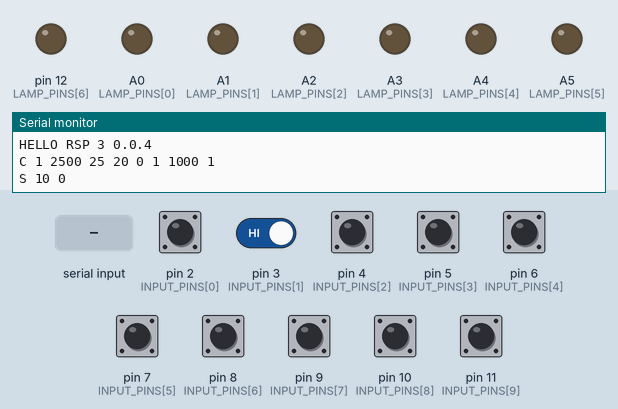
The sketch below on a simulated Arduino Leonardo, built with avr-gcc and run on an emulated ATmega32U4. Shown: output pins drawn as LEDs (lit = HIGH), the last lines printed to the serial monitor. The test bench sets the inputs (shaded band); at power-on: pin 2 (INPUT_PINS[0]), pin 3 (INPUT_PINS[1]), pin 4 (INPUT_PINS[2]), pin 5 (INPUT_PINS[3]), pin 6 (INPUT_PINS[4]), pin 7 (INPUT_PINS[5]), pin 8 (INPUT_PINS[6]), pin 9 (INPUT_PINS[7]), pin 10 (INPUT_PINS[8]), pin 11 (INPUT_PINS[9]) HIGH. EEPROM starts erased.

Above: at 2.2 s.
2.3 s: pin 2 (INPUT_PINS[0]) pulled LOW for 0.15 s
At 2.41 s:
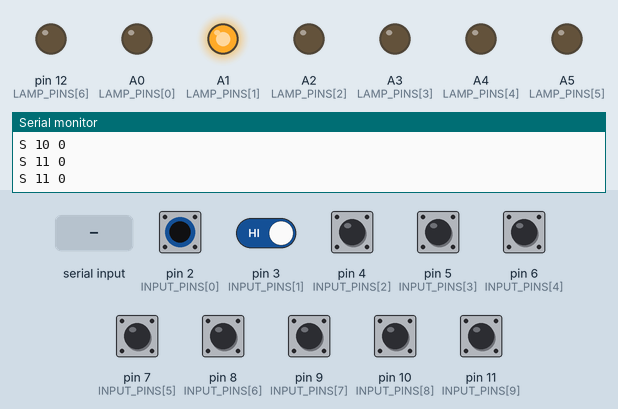
3.9 s: pin 2 (INPUT_PINS[0]) driven LOW and pin 3 (INPUT_PINS[1]) driven LOW
At 5.7 s:
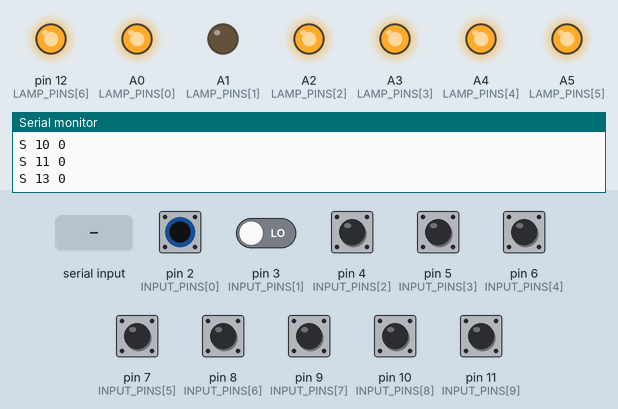
6.9 s: pin 5 (INPUT_PINS[3]) pulled LOW for 0.15 s
At 8.8 s:
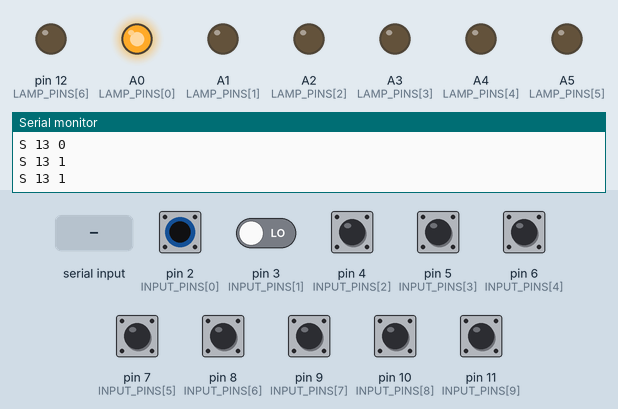
10.0 s: "L 45\n" received over Serial
At 10.9 s:
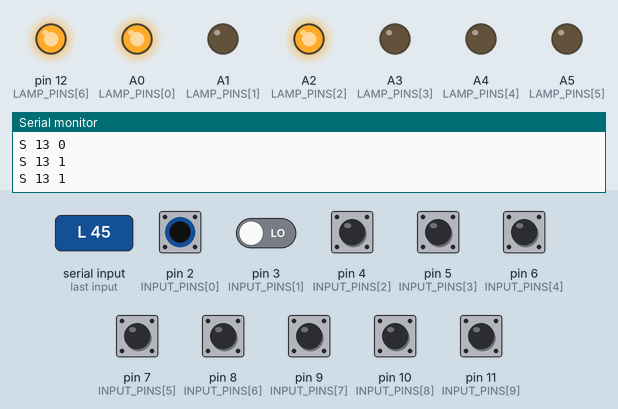
11.5 s: "L90\n" received over Serial
At 11.9 s:
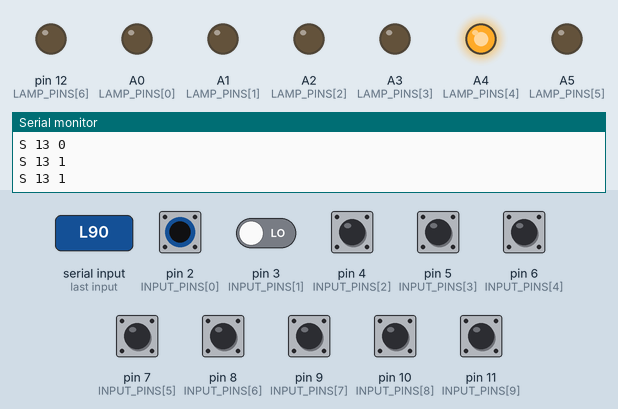
Timing chart, 0 to 18.0 s (numbered marks = the images above; inputs shaded):
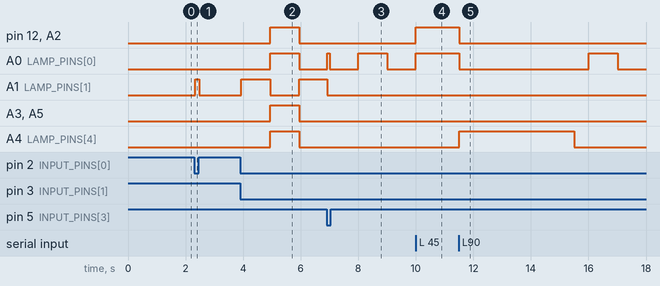

The sketch:

RideSimsPanel.ino
```cpp
/*
  RideSims Panel firmware
  Target: Arduino Leonardo (ATmega32U4)

  Design goal: this sketch is generic and should never need to change after
  the wiring is done. All behavior (keybinds, lamp logic, hold-to-reset,
  tones) lives in the companion app. The firmware only:
    - debounces the 10 inputs and reports them over USB serial
    - drives the 7 button lamps on command
    - plays DFPlayer Mini tracks on command
    - runs the power-on sequence (panel-on tone + lamp test, acknowledged
      with the Restart button)
    - keeps a few panel-level settings in EEPROM, set from the companion:
      startup track, lamp test behavior, debounce, boot volume, flash speed,
      and the standalone lamp pattern used when no companion is connected

  Serial protocol (115200 8N1, newline terminated ASCII), see docs/PROTOCOL.md

  Firmware -> PC
    HELLO RSP <protocol> <fw_version>
    S <input_mask_hex> <ready>     inputs changed (bit set = ACTIVE), ready=1 once startup is done
    T <count>                      number of audio files found on the SD card
    C <track> <test_ms> <debounce_ms> <volume> <idle_on_hex> <idle_flash_hex> <flash_ms> <ack>
                                   panel settings (sent with HELLO and after a set)
    E <text>                       error / debug text

  PC -> Firmware
    ?            request HELLO + settings + state + track count
    H            heartbeat (send about every 1 s)
    L <hex>      lamp mask (bit set = lamp on)
    P <n>        play track n    (/MP3/000n.mp3)
    X            stop audio
    V <0-30>     volume
    LT           run the lamp test again (only while powered)
    C <8 values> store panel settings (same order as above), saved to EEPROM

  Wiring (see docs/WIRING.md)
*/

#define FW_VERSION "0.0.4"
#define PROTOCOL_VERSION 3

#include <EEPROM.h>

// ---------------------------------------------------------------- inputs ----
// Order here defines the bit order in the S message. Do not reorder.
//   bit 0 power key        D2
//   bit 1 function         D3
//   bit 2 restraints unlock D4
//   bit 3 restart          D5
//   bit 4 e-stop (NC)      D6   (ACTIVE = e-stop pressed OR wire broken)
//   bit 5 dispatch left    D7
//   bit 6 gates selector   D8
//   bit 7 restraints lock  D9
//   bit 8 station selector D10
//   bit 9 dispatch right   D11
const uint8_t NUM_INPUTS = 10;
const uint8_t INPUT_PINS[NUM_INPUTS] = {2, 3, 4, 5, 6, 7, 8, 9, 10, 11};
// Contacts are wired between the pin and GND, using INPUT_PULLUP.
// Normally open contact: closed (LOW) = active.
// Normally closed contact (e-stop): open (HIGH) = active, so a cut wire reads as e-stop.
const bool INPUT_ACTIVE_HIGH[NUM_INPUTS] = {false, false, false, false, true, false, false, false, false, false};
const uint8_t IDX_POWER = 0;
const uint8_t IDX_RESTART = 3;

// ----------------------------------------------------------------- lamps ----
//   bit 0 e-stop            A0
//   bit 1 restart (blue)    A1
//   bit 2 restraints unlock A2
//   bit 3 function (white)  A3
//   bit 4 dispatch left     A4
//   bit 5 dispatch right    A5
//   bit 6 restraints lock   D12
const uint8_t NUM_LAMPS = 7;
const uint8_t LAMP_PINS[NUM_LAMPS] = {A0, A1, A2, A3, A4, A5, 12};
const uint8_t LAMP_RESTART_BIT = 1;
const uint8_t LAMP_ALL = 0x7F;

// -------------------------------------------------------------- settings ----
// Stored in EEPROM, changed from the companion app (C command).
struct Config {
  uint8_t magic;
  uint8_t startupTrack;    // /MP3/NNNN.mp3 played at power-on
  uint16_t lampTestMs;     // lamp test length when ackRequired is 0
  uint8_t debounceMs;
  uint8_t volume;          // DFPlayer volume used at boot (0-30)
  uint8_t idleOn;          // lamps steady on when no companion is connected
  uint8_t idleFlash;       // lamps flashing when no companion is connected
  uint16_t flashMs;        // time per flash phase (on, then off)
  uint8_t ackRequired;     // 1 = lamp test runs until Restart is pressed
};
const uint8_t CONFIG_MAGIC = 0xA7;
Config cfg;

const uint16_t HEARTBEAT_TIMEOUT_MS = 4000;

// ----------------------------------------------------------------- state ----
uint16_t stableMask = 0;     // debounced, physical state
uint16_t maskedBits = 0;     // bits reported as inactive until released (the Restart press that acknowledged the lamp test)
uint32_t rawChangedAt[NUM_INPUTS];
bool rawBit[NUM_INPUTS];

bool powered = false;
bool ready = false;          // startup sequence finished
bool lampTest = false;
uint32_t lampTestStart = 0;

uint8_t companionLamps = 0;
uint32_t lastHeartbeat = 0;
bool heardCompanion = false;

bool usbWasOpen = false;
uint8_t lastPhase = 0;
uint16_t trackCount = 0;

// DFPlayer response parser
uint8_t dfBuf[10];
uint8_t dfPos = 0;

// serial line buffer
char lineBuf[48];
uint8_t linePos = 0;

// -------------------------------------------------------------- config ------
void sanitizeConfig() {
  if (cfg.startupTrack < 1) cfg.startupTrack = 1;
  if (cfg.lampTestMs > 10000) cfg.lampTestMs = 10000;
  if (cfg.debounceMs < 5) cfg.debounceMs = 5;
  if (cfg.debounceMs > 100) cfg.debounceMs = 100;
  if (cfg.volume > 30) cfg.volume = 30;
  cfg.idleOn &= LAMP_ALL;
  cfg.idleFlash &= LAMP_ALL;
  if (cfg.flashMs < 100) cfg.flashMs = 100;
  if (cfg.flashMs > 5000) cfg.flashMs = 5000;
  cfg.ackRequired = cfg.ackRequired ? 1 : 0;
}

void loadConfig() {
  EEPROM.get(0, cfg);
  if (cfg.magic != CONFIG_MAGIC) {
    cfg.magic = CONFIG_MAGIC;
    cfg.startupTrack = 1;
    cfg.lampTestMs = 2500;
    cfg.debounceMs = 25;
    cfg.volume = 20;
    cfg.idleOn = 0;
    cfg.idleFlash = 0x01;      // e-stop lamp flashes
    cfg.flashMs = 1000;
    cfg.ackRequired = 1;
    EEPROM.put(0, cfg);
  }
  sanitizeConfig();
}

void sendConfig() {
  Serial.print(F("C "));
  Serial.print(cfg.startupTrack);
  Serial.print(' ');
  Serial.print(cfg.lampTestMs);
  Serial.print(' ');
  Serial.print(cfg.debounceMs);
  Serial.print(' ');
  Serial.print(cfg.volume);
  Serial.print(' ');
  Serial.print(cfg.idleOn, HEX);
  Serial.print(' ');
  Serial.print(cfg.idleFlash, HEX);
  Serial.print(' ');
  Serial.print(cfg.flashMs);
  Serial.print(' ');
  Serial.println(cfg.ackRequired);
}

bool nextNumber(char *&p, uint8_t base, uint32_t &out) {
  while (*p == ' ') p++;
  if (*p == 0) return false;
  char *end;
  out = strtoul(p, &end, base);
  if (end == p) return false;
  p = end;
  return true;
}

void setConfig(char *p) {
  uint32_t v[8];
  const uint8_t bases[8] = {10, 10, 10, 10, 16, 16, 10, 10};
  for (uint8_t i = 0; i < 8; i++) {
    if (!nextNumber(p, bases[i], v[i])) return;   // malformed, ignore the whole line
  }
  cfg.startupTrack = v[0] > 255 ? 255 : v[0];
  cfg.lampTestMs = v[1] > 60000 ? 60000 : v[1];
  cfg.debounceMs = v[2] > 255 ? 255 : v[2];
  cfg.volume = v[3] > 255 ? 255 : v[3];
  cfg.idleOn = v[4] & 0xFF;
  cfg.idleFlash = v[5] & 0xFF;
  cfg.flashMs = v[6] > 60000 ? 60000 : v[6];
  cfg.ackRequired = v[7] ? 1 : 0;
  sanitizeConfig();
  EEPROM.put(0, cfg);
  sendConfig();
}

// ------------------------------------------------------------- DFPlayer -----
void dfSend(uint8_t cmd, uint16_t param) {
  uint8_t p1 = param >> 8;
  uint8_t p2 = param & 0xFF;
  uint16_t sum = 0xFF + 0x06 + cmd + 0x00 + p1 + p2;
  uint16_t chk = 0 - sum;
  uint8_t frame[10] = {0x7E, 0xFF, 0x06, cmd, 0x00, p1, p2, (uint8_t)(chk >> 8), (uint8_t)(chk & 0xFF), 0xEF};
  Serial1.write(frame, 10);
}

void dfPlay(uint16_t track) { dfSend(0x12, track); }   // play /MP3/NNNN.mp3
void dfStop() { dfSend(0x16, 0); }
void dfVolume(uint8_t v) { if (v > 30) v = 30; dfSend(0x06, v); }

void dfHandle() {
  while (Serial1.available()) {
    uint8_t b = Serial1.read();
    if (dfPos == 0 && b != 0x7E) continue;
    dfBuf[dfPos++] = b;
    if (dfPos == 10) {
      dfPos = 0;
      if (dfBuf[9] != 0xEF) continue;
      uint8_t cmd = dfBuf[3];
      uint16_t param = ((uint16_t)dfBuf[5] << 8) | dfBuf[6];
      if (cmd == 0x48) {            // total files on TF card
        trackCount = param;
        if (Serial) { Serial.print(F("T ")); Serial.println(trackCount); }
      } else if (cmd == 0x40) {     // error
        if (Serial) { Serial.print(F("E dfplayer ")); Serial.println(param); }
      }
    }
  }
}

// ------------------------------------------------------------- reporting ----
void sendHello() {
  Serial.print(F("HELLO RSP "));
  Serial.print(PROTOCOL_VERSION);
  Serial.print(' ');
  Serial.println(F(FW_VERSION));
}

void sendState() {
  Serial.print(F("S "));
  Serial.print((uint16_t)(stableMask & ~maskedBits), HEX);
  Serial.print(' ');
  Serial.println(ready ? 1 : 0);
}

// ---------------------------------------------------------------- lamps -----
// Flash phase: during the lamp test it counts from the start of the test, so the
// test always begins with the Restart lamp. Otherwise it is free running.
uint8_t phaseNow() {
  uint32_t t = lampTest ? (millis() - lampTestStart) : millis();
  return (t / cfg.flashMs) & 1;
}

void applyLamps() {
  uint8_t mask = 0;
  if (powered) {
    if (lampTest) {
      // alternate: Restart lamp alone, then every other lamp
      mask = (phaseNow() == 0) ? (1 << LAMP_RESTART_BIT) : (LAMP_ALL & ~(1 << LAMP_RESTART_BIT));
    } else if (ready) {
      if (heardCompanion) {
        mask = companionLamps;
      } else {
        // standalone, no companion: stored idle pattern
        mask = cfg.idleOn;
        if (phaseNow() == 0) mask |= cfg.idleFlash;
      }
    }
  }
  for (uint8_t i = 0; i < NUM_LAMPS; i++) {
    digitalWrite(LAMP_PINS[i], (mask >> i) & 1 ? HIGH : LOW);
  }
}

// ------------------------------------------------------- power sequence -----
void startLampTest() {
  ready = false;
  lampTest = true;
  lampTestStart = millis();
  lastPhase = 0;
  applyLamps();
}

void powerOn() {
  powered = true;
  maskedBits = 0;
  dfPlay(cfg.startupTrack);
  startLampTest();
  sendState();
}

void powerOff() {
  powered = false;
  ready = false;
  lampTest = false;
  maskedBits = 0;
  dfStop();
  applyLamps();
  sendState();
}

void finishLampTest() {
  lampTest = false;
  ready = true;
  applyLamps();
}

void runPowerSequence() {
  // Timed lamp test (only when acknowledgement is not required)
  if (powered && lampTest && !cfg.ackRequired && millis() - lampTestStart >= cfg.lampTestMs) {
    finishLampTest();
    sendState();
  }
}

// --------------------------------------------------------------- inputs -----
void readInputs() {
  uint32_t now = millis();
  bool changed = false;
  for (uint8_t i = 0; i < NUM_INPUTS; i++) {
    bool level = digitalRead(INPUT_PINS[i]);
    bool active = INPUT_ACTIVE_HIGH[i] ? level : !level;
    if (active != rawBit[i]) {
      rawBit[i] = active;
      rawChangedAt[i] = now;
    }
    bool stable = (stableMask >> i) & 1;
    if (rawBit[i] != stable && now - rawChangedAt[i] >= cfg.debounceMs) {
      if (rawBit[i]) stableMask |= (1u << i);
      else stableMask &= ~(1u << i);
      changed = true;
      if (i == IDX_POWER) {
        if (rawBit[i]) powerOn(); else powerOff();
      }
      if (i == IDX_RESTART) {
        if (rawBit[i]) {
          // Restart pressed during the lamp test acknowledges it. Hide that press from
          // the companion until the button is released so it does not act as a normal press.
          if (powered && lampTest && cfg.ackRequired) {
            finishLampTest();
            maskedBits |= (1u << IDX_RESTART);
          }
        } else {
          maskedBits &= ~(1u << IDX_RESTART);
        }
      }
    }
  }
  if (changed) sendState();
}

// --------------------------------------------------------------- serial -----
void handleLine(char *s) {
  if (s[0] == '?') {
    sendHello();
    sendConfig();
    sendState();
    if (trackCount) { Serial.print(F("T ")); Serial.println(trackCount); }
    else dfSend(0x48, 0);
    return;
  }
  heardCompanion = true;
  lastHeartbeat = millis();
  if (s[0] == 'H') return;
  if (s[0] == 'C') {
    setConfig(s + 1);
    return;
  }
  if (s[0] == 'L' && s[1] == 'T') {
    if (powered) { startLampTest(); sendState(); }
    return;
  }
  if (s[0] == 'L') {
    companionLamps = (uint8_t)strtoul(s + 1, NULL, 16);
    applyLamps();
  } else if (s[0] == 'P') {
    dfPlay((uint16_t)atoi(s + 1));
  } else if (s[0] == 'X') {
    dfStop();
  } else if (s[0] == 'V') {
    dfVolume((uint8_t)atoi(s + 1));
  }
}

void readSerial() {
  while (Serial.available()) {
    char c = Serial.read();
    if (c == '\n' || c == '\r') {
      if (linePos) {
        lineBuf[linePos] = 0;
        handleLine(lineBuf);
        linePos = 0;
      }
    } else if (linePos < sizeof(lineBuf) - 1) {
      lineBuf[linePos++] = c;
    } else {
      linePos = 0;   // overflow, drop line
    }
  }
}

// ------------------------------------------------------------ main loop -----
void setup() {
  for (uint8_t i = 0; i < NUM_INPUTS; i++) {
    pinMode(INPUT_PINS[i], INPUT_PULLUP);
    rawBit[i] = false;
    rawChangedAt[i] = 0;
  }
  for (uint8_t i = 0; i < NUM_LAMPS; i++) {
    pinMode(LAMP_PINS[i], OUTPUT);
    digitalWrite(LAMP_PINS[i], LOW);
  }

  loadConfig();
  Serial.begin(115200);
  Serial1.begin(9600);

  delay(1000);                 // DFPlayer boot time
  dfVolume(cfg.volume);
  delay(50);
  dfSend(0x48, 0);             // ask for file count

  // Establish the initial debounced state without triggering events
  for (uint8_t i = 0; i < NUM_INPUTS; i++) {
    bool level = digitalRead(INPUT_PINS[i]);
    bool active = INPUT_ACTIVE_HIGH[i] ? level : !level;
    rawBit[i] = active;
    if (active) stableMask |= (1u << i);
  }
  if (stableMask & (1u << IDX_POWER)) powerOn();   // key already on at boot
}

void loop() {
  readInputs();
  runPowerSequence();
  dfHandle();

  bool usbOpen = Serial;       // true while a program has the port open (DTR)
  if (usbOpen && !usbWasOpen) {
    sendHello();
    sendConfig();
    sendState();
  }
  if (!usbOpen && usbWasOpen) {
    companionLamps = 0;        // companion went away
    heardCompanion = false;
    applyLamps();
  }
  usbWasOpen = usbOpen;

  if (usbOpen) readSerial();

  // Companion vanished without closing the port (crash, hang): drop its lamps
  if (heardCompanion && millis() - lastHeartbeat > HEARTBEAT_TIMEOUT_MS) {
    heardCompanion = false;
    companionLamps = 0;
    applyLamps();
  }

  // Lamp test and standalone flashing need a refresh whenever the phase flips
  uint8_t phase = phaseNow();
  if (phase != lastPhase) {
    lastPhase = phase;
    if (powered && (lampTest || (ready && !heardCompanion && cfg.idleFlash))) applyLamps();
  }
}
```

Measured:
- after the input at 2.3 s, A1 (LAMP_PINS[1]): LOW → HIGH at once, → LOW 0.14 s later
- after the input at 3.9 s, pin 12 (LAMP_PINS[6]), A0 (LAMP_PINS[0]), A2 (LAMP_PINS[2]), A3 (LAMP_PINS[3]), A4 (LAMP_PINS[4]), A5 (LAMP_PINS[5]): LOW → HIGH after 1.0 s, → LOW 1.0 s later; A1 (LAMP_PINS[1]): LOW → HIGH at once, → LOW 1.0 s later, → HIGH 1.0 s later
- after the input at 6.9 s, pin 12 (LAMP_PINS[6]), A2 (LAMP_PINS[2]), A3 (LAMP_PINS[3]), A4 (LAMP_PINS[4]), A5 (LAMP_PINS[5]): stops changing and stays LOW; A1 (LAMP_PINS[1]): goes on until 6.9 s, then stays LOW
- after the input at 10.0 s, pin 12 (LAMP_PINS[6]), A2 (LAMP_PINS[2]): LOW → HIGH at once; A0 (LAMP_PINS[0]): goes on until 10.0 s, then stays HIGH
- after the input at 11.5 s, pin 12 (LAMP_PINS[6]), A2 (LAMP_PINS[2]): HIGH → LOW after 0.00 s instead of 2.5 s; A4 (LAMP_PINS[4]): LOW → HIGH at once, → LOW 4.0 s later
